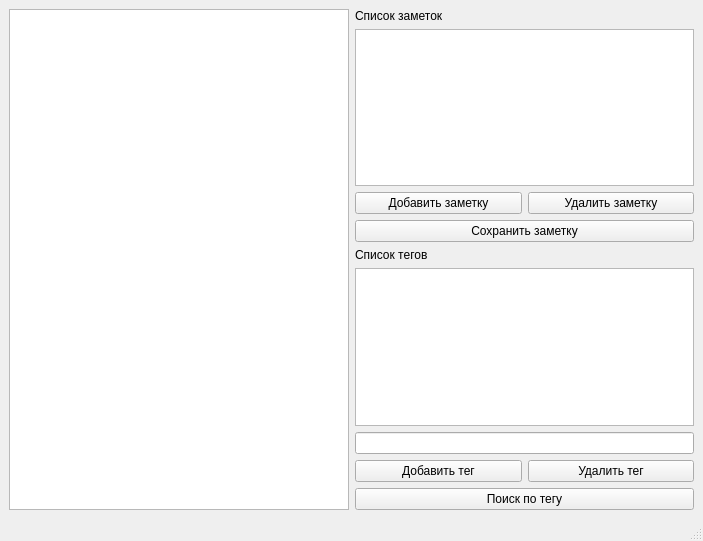
<?xml version="1.0" encoding="UTF-8"?>
<ui version="4.0">
 <class>MainWindow</class>
 <widget class="QMainWindow" name="MainWindow">
  <property name="geometry">
   <rect>
    <x>0</x>
    <y>0</y>
    <width>703</width>
    <height>541</height>
   </rect>
  </property>
  <property name="windowTitle">
   <string>MainWindow</string>
  </property>
  <widget class="QWidget" name="centralwidget">
   <layout class="QHBoxLayout" name="horizontalLayout_2">
    <item>
     <layout class="QHBoxLayout" name="horizontalLayout">
      <item>
       <layout class="QVBoxLayout" name="verticalLayout_2">
        <item>
         <widget class="QTextEdit" name="textEdit"/>
        </item>
       </layout>
      </item>
      <item>
       <layout class="QVBoxLayout" name="verticalLayout">
        <item>
         <widget class="QLabel" name="label">
          <property name="text">
           <string>Список заметок</string>
          </property>
         </widget>
        </item>
        <item>
         <widget class="QListWidget" name="listWidget"/>
        </item>
        <item>
         <layout class="QHBoxLayout" name="horizontalLayout_3">
          <item>
           <widget class="QPushButton" name="pushButton_2">
            <property name="text">
             <string>Добавить заметку</string>
            </property>
           </widget>
          </item>
          <item>
           <widget class="QPushButton" name="pushButton">
            <property name="text">
             <string>Удалить заметку</string>
            </property>
           </widget>
          </item>
         </layout>
        </item>
        <item>
         <widget class="QPushButton" name="pushButton_3">
          <property name="text">
           <string>Сохранить заметку</string>
          </property>
         </widget>
        </item>
        <item>
         <widget class="QLabel" name="label_2">
          <property name="text">
           <string>Список тегов</string>
          </property>
         </widget>
        </item>
        <item>
         <widget class="QListWidget" name="listWidget_2"/>
        </item>
        <item>
         <widget class="QLineEdit" name="lineEdit"/>
        </item>
        <item>
         <layout class="QHBoxLayout" name="horizontalLayout_4">
          <item>
           <widget class="QPushButton" name="pushButton_5">
            <property name="text">
             <string>Добавить тег</string>
            </property>
           </widget>
          </item>
          <item>
           <widget class="QPushButton" name="pushButton_4">
            <property name="text">
             <string>Удалить тег</string>
            </property>
           </widget>
          </item>
         </layout>
        </item>
        <item>
         <widget class="QPushButton" name="pushButton_6">
          <property name="text">
           <string>Поиск по тегу</string>
          </property>
         </widget>
        </item>
       </layout>
      </item>
     </layout>
    </item>
   </layout>
  </widget>
  <widget class="QMenuBar" name="menubar">
   <property name="geometry">
    <rect>
     <x>0</x>
     <y>0</y>
     <width>703</width>
     <height>21</height>
    </rect>
   </property>
  </widget>
  <widget class="QStatusBar" name="statusbar"/>
 </widget>
 <resources/>
 <connections/>
</ui>
